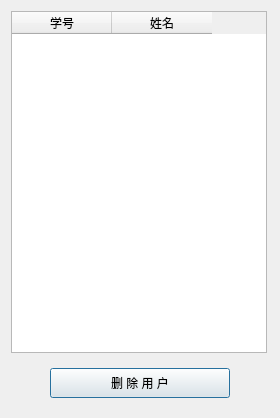
<?xml version="1.0" encoding="UTF-8"?>
<ui version="4.0">
 <class>UserManage</class>
 <widget class="QDialog" name="UserManage">
  <property name="geometry">
   <rect>
    <x>0</x>
    <y>0</y>
    <width>280</width>
    <height>418</height>
   </rect>
  </property>
  <property name="windowTitle">
   <string>管理用户</string>
  </property>
  <layout class="QFormLayout" name="formLayout">
   <item row="0" column="0">
    <widget class="QTableWidget" name="tableWidget">
     <column>
      <property name="text">
       <string notr="true">学号</string>
      </property>
     </column>
     <column>
      <property name="text">
       <string>姓名</string>
      </property>
     </column>
    </widget>
   </item>
   <item row="1" column="0" colspan="2">
    <widget class="QWidget" name="widget" native="true">
     <property name="minimumSize">
      <size>
       <width>0</width>
       <height>48</height>
      </size>
     </property>
     <layout class="QHBoxLayout" name="horizontalLayout">
      <item>
       <layout class="QHBoxLayout" name="hlayout">
        <item>
         <widget class="QPushButton" name="pushButton">
          <property name="maximumSize">
           <size>
            <width>180</width>
            <height>36</height>
           </size>
          </property>
          <property name="text">
           <string>删 除 用 户</string>
          </property>
         </widget>
        </item>
       </layout>
      </item>
     </layout>
    </widget>
   </item>
  </layout>
 </widget>
 <resources/>
 <connections/>
</ui>
